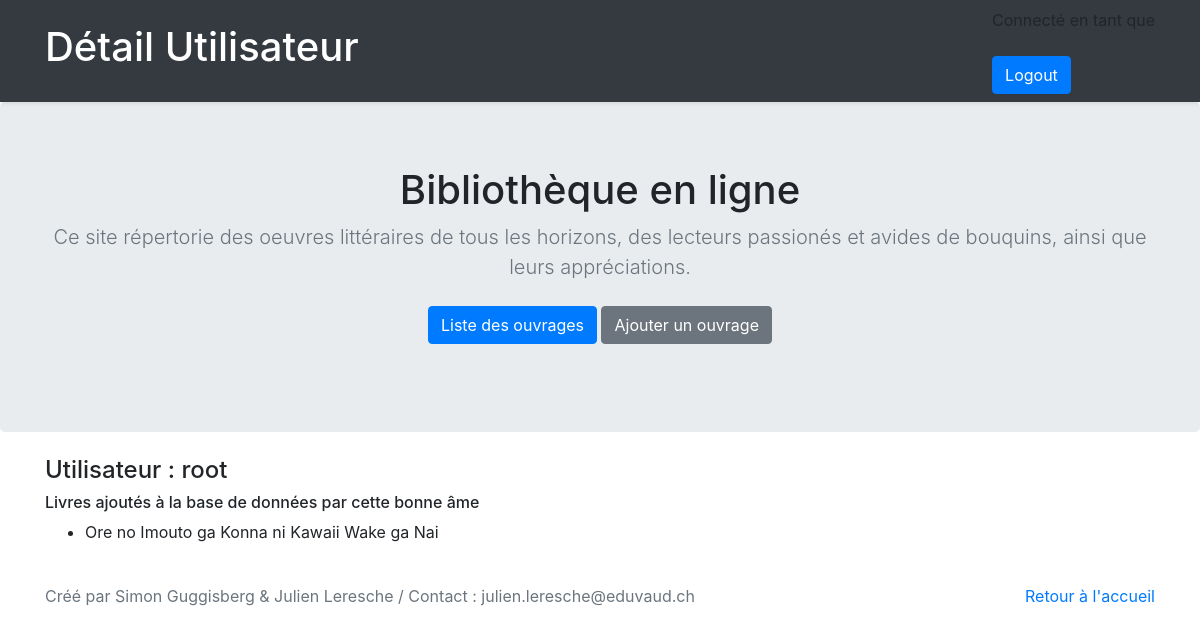
Page /controller/userDetail.php?idUser=2 (signed in) on the earlier database version.
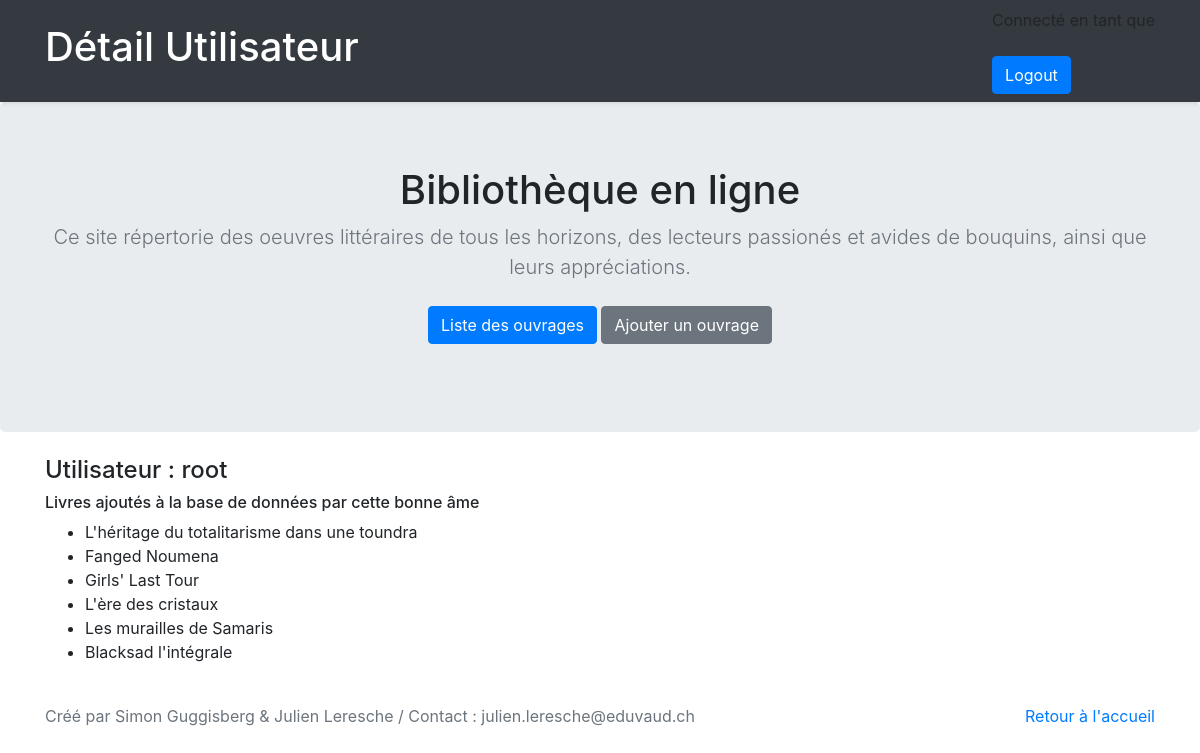
Same page on the later database version.
### tables this page shows
CREATE TABLE `t_user` (
  `idUser` int(11) NOT NULL,
  `usePseudo` varchar(50) NOT NULL,
  `usePassword` varchar(200) NOT NULL
);

CREATE TABLE `t_book` (
  `idBook` int(11) NOT NULL,
  `booTitle` varchar(200) NOT NULL,
  `booNbrPages` int(11) NOT NULL,
  `booExcerptLink` varchar(50) NOT NULL,
  `booSummary` varchar(200) NOT NULL,
  `booYearEdited` int(11) NOT NULL,
  `booAverageNotes` float NOT NULL,
  `booCoverLink` varchar(50) NOT NULL,
  `idAuthor` int(11) NOT NULL,
  `idUser` int(11) NOT NULL,
  `idEditor` int(11) NOT NULL,
  `idCategory` int(11) NOT NULL
);

### model/database.php (called while the page is built, shortened)
<?php
class Database
{
    private $connector;
    public function __construct()
    {
        try {
            $host = $GLOBALS['database']['host'];
            $dbname = $GLOBALS['database']['dbname'];
            $charset = $GLOBALS['database']['charset'];
            $username = $GLOBALS['database']['username'];
            $password = $GLOBALS['database']['password'];
            $this->connector = new PDO('mysql:host=' . $host . ';dbname=' . $dbname . ';charset=' . $charset . '', $username, $password);
        } catch (PDOException $e) {
            die('Erreur : ' . $e->getMessage());
        }
    }
    private function querySimpleExecute($query)
    {
        $req = $this->connector->query($query);
        return $req;
    }
    private function formatData($req)
    {
        return $req->fetchALL(PDO::FETCH_ASSOC);
    }
    function getUsernameByUserId($userId): string
    {
        $req = $this->querySimpleExecute("select usePseudo from t_user where idUser = $userId");
        $result = $this->formatData($req)[0]['usePseudo'];
        return $result;
    }
    function getBooksByUserId(int $userId): array
    {
        $req = $this->querySimpleExecute("select * from t_book where idUser = $userId");
        $result = $this->formatData($req);
        return $result;
    }
}

### controller/userDetail.php (the view, shortened to what this page needs)
<?php
include_once 'functions.php';
include_once '../model/Database.php';
$database = new Database();
$view = file_get_contents('../view/header.html');
eval('?>' . $view);
if(isset($_SESSION['isConnected']))
{
    if (key_exists('idUser', $_GET)) {
        echo '<div class="container"><br>
                    <h4>Utilisateur : ' . $database->getUsernameByUserId($_GET['idUser']) . '</h4>
                    <h6>Livres ajoutés à la base de données par cette bonne âme</h6>
                    <ul>';
        $books = $database->getBooksByUserId($_GET['idUser']);
        foreach ($books as $book) {
            echo '<li>' . $book['booTitle'] . '</li>';
        }
        echo '</ul><br></div>';
    }
} else {
    $view = file_get_contents('../view/page/forbiddenAccessMessage.html');
    ob_start();
    eval('?>' . $view);
    echo ob_get_clean();
}

### controller/functions.php (shortened to what this page needs)
<?php
function displayLoginSection()
{
    if (isset($_SESSION["isConnected"])) {
        echo '<form method="post">
              <div class="form-group" >
              <label for="username">Connecté en tant que ' . $_SESSION["username"] . ' </label>
              </div>
              <button type="submit" name="logout" class="btn btn-primary">Logout</button>
            </form>';
    }
}
?>

Differences in the rows shown:
no longer on this page (row edited): t_book: booTitle "Ore no Imouto ga Konna ni Kawaii Wake ga Nai"
added t_book: booTitle "L'héritage du totalitarisme dans une toundra"
added t_book: booTitle "Fanged Noumena"
added t_book: booTitle "Girls' Last Tour"
added t_book: booTitle "L'ère des cristaux"
added t_book: booTitle "Les murailles de Samaris"
added t_book: booTitle "Blacksad l'intégrale"
